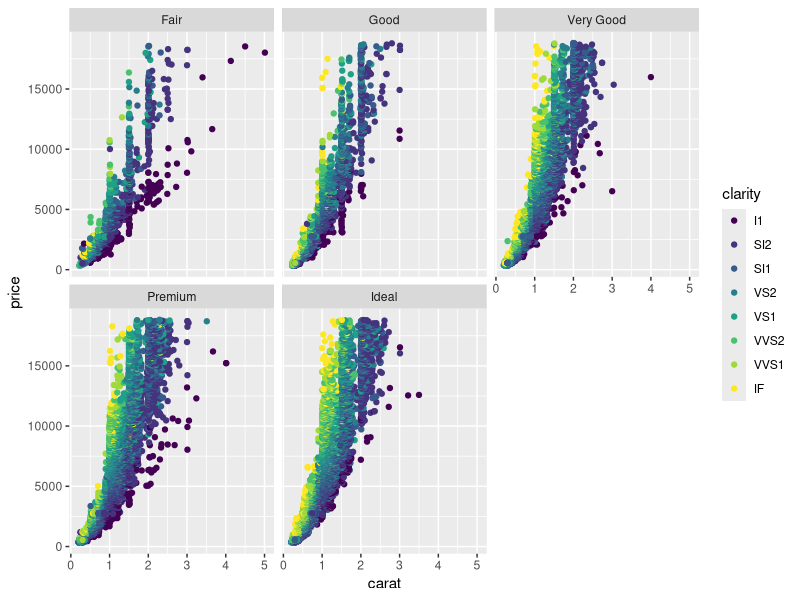

This chart was generated by the following R code:
## ---- chunk 1
library(ggplot2)

ggplot(diamonds, aes(carat, price, colour=clarity)) +
  geom_point()+
  facet_wrap(~cut)

## ---- chunk 2

head(diamonds)

